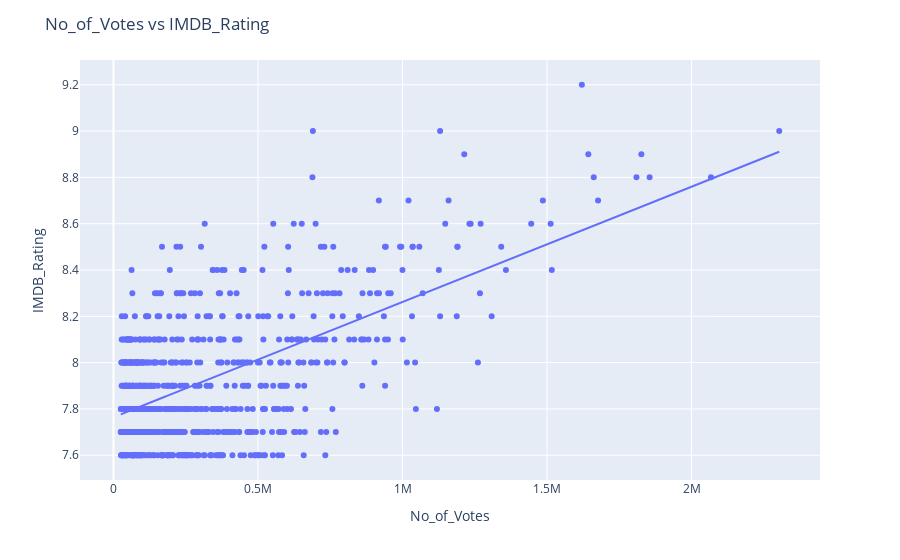

Notebook code for this chart:
### Code cell
#gráfico de dispersão com linha de tendência
fig = px.scatter(movie, x='No_of_Votes', y='IMDB_Rating', trendline='ols')
fig.update_layout(title='No_of_Votes vs IMDB_Rating')
fig.show()

### Figure 1 — Plotly figure (JSON) as saved in the notebook; plotly's stock layout.template omitted (floating-point values rounded to 4 significant figures; data arrays with more than 128 entries replaced by an {"elided": "..."} marker saying what was removed)
{"data": [{"hovertemplate": "No_of_Votes=%{x}<br>IMDB_Rating=%{y}<extra></extra>", "legendgroup": "", "marker": {"color": "#636efa", "symbol": "circle"}, "mode": "markers", "name": "", "orientation": "v", "showlegend": false, "type": "scatter", "x": {"elided": "749 int values"}, "xaxis": "x", "y": {"elided": "749 float values"}, "yaxis": "y"}, {"hovertemplate": "<b>OLS trendline</b><br>IMDB_Rating = 4.9783e-07 * No_of_Votes + 7.76398<br>R<sup>2</sup>=0.360140<br><br>No_of_Votes=%{x}<br>IMDB_Rating=%{y} <b>(trend)</b><extra></extra>", "legendgroup": "", "marker": {"color": "#636efa", "symbol": "circle"}, "mode": "lines", "name": "", "showlegend": false, "type": "scatter", "x": {"elided": "749 int values"}, "xaxis": "x", "y": {"elided": "749 float values"}, "yaxis": "y"}], "layout": {"legend": {"tracegroupgap": 0}, "margin": {"t": 60}, "title": {"text": "No_of_Votes vs IMDB_Rating"}, "xaxis": {"anchor": "y", "domain": [0, 1], "title": {"text": "No_of_Votes"}}, "yaxis": {"anchor": "x", "domain": [0, 1], "title": {"text": "IMDB_Rating"}}}}
